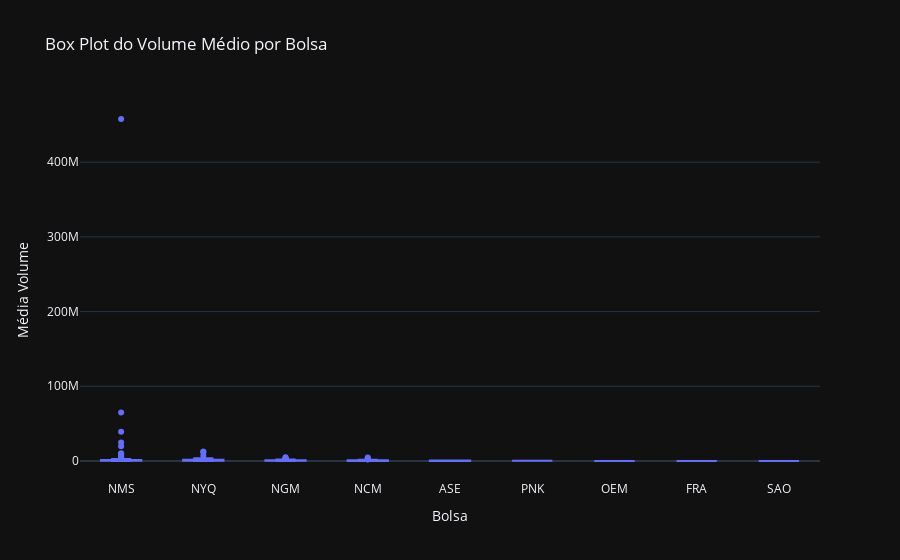

Notebook code for this chart:
### Markdown cell above
Percebe-se que NVIDIA tem sido um outlier em questão de volume

### Code cell
fig = px.box(vol_med_ref, x="Bolsa", y="Média Volume", title="Box Plot do Volume Médio por Bolsa", template="plotly_dark")
fig.show()

### Figure 1 — Plotly figure (JSON) as saved in the notebook; plotly's stock layout.template omitted (floating-point values rounded to 4 significant figures; data arrays with more than 128 entries replaced by an {"elided": "..."} marker saying what was removed)
{"data": [{"alignmentgroup": "True", "hovertemplate": "Bolsa=%{x}<br>Média Volume=%{y}<extra></extra>", "legendgroup": "", "marker": {"color": "#636efa"}, "name": "", "notched": false, "offsetgroup": "", "orientation": "v", "showlegend": false, "type": "box", "x": {"elided": "295 str values"}, "x0": " ", "xaxis": "x", "y": {"elided": "295 float values"}, "y0": " ", "yaxis": "y"}], "layout": {"boxmode": "group", "legend": {"tracegroupgap": 0}, "title": {"text": "Box Plot do Volume Médio por Bolsa"}, "xaxis": {"anchor": "y", "domain": [0, 1], "title": {"text": "Bolsa"}}, "yaxis": {"anchor": "x", "domain": [0, 1], "title": {"text": "Média Volume"}}}}
